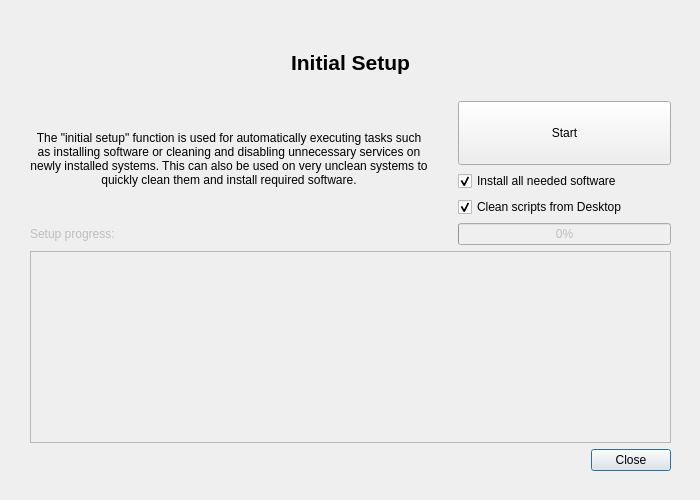
<?xml version="1.0" encoding="UTF-8"?>
<ui version="4.0">
 <class>InitialSetupDialog</class>
 <widget class="QDialog" name="InitialSetupDialog">
  <property name="geometry">
   <rect>
    <x>0</x>
    <y>0</y>
    <width>700</width>
    <height>500</height>
   </rect>
  </property>
  <property name="sizePolicy">
   <sizepolicy hsizetype="Fixed" vsizetype="Fixed">
    <horstretch>0</horstretch>
    <verstretch>0</verstretch>
   </sizepolicy>
  </property>
  <property name="minimumSize">
   <size>
    <width>700</width>
    <height>500</height>
   </size>
  </property>
  <property name="maximumSize">
   <size>
    <width>700</width>
    <height>500</height>
   </size>
  </property>
  <property name="windowTitle">
   <string>Initial Setup</string>
  </property>
  <property name="modal">
   <bool>true</bool>
  </property>
  <widget class="QWidget" name="gridLayoutWidget_2">
   <property name="geometry">
    <rect>
     <x>0</x>
     <y>0</y>
     <width>701</width>
     <height>501</height>
    </rect>
   </property>
   <layout class="QGridLayout" name="gridLayout_3">
    <property name="leftMargin">
     <number>30</number>
    </property>
    <property name="topMargin">
     <number>30</number>
    </property>
    <property name="rightMargin">
     <number>30</number>
    </property>
    <property name="bottomMargin">
     <number>30</number>
    </property>
    <property name="horizontalSpacing">
     <number>30</number>
    </property>
    <item row="4" column="0">
     <widget class="QLabel" name="setup_label">
      <property name="enabled">
       <bool>false</bool>
      </property>
      <property name="text">
       <string>Setup progress:</string>
      </property>
     </widget>
    </item>
    <item row="2" column="1">
     <widget class="QCheckBox" name="install_check_box">
      <property name="toolTip">
       <string>Installs all software specified in the &quot;Software Installer&quot; section</string>
      </property>
      <property name="text">
       <string>Install all needed software</string>
      </property>
      <property name="checked">
       <bool>true</bool>
      </property>
     </widget>
    </item>
    <item row="4" column="1">
     <widget class="QProgressBar" name="progress_bar">
      <property name="enabled">
       <bool>false</bool>
      </property>
      <property name="value">
       <number>0</number>
      </property>
     </widget>
    </item>
    <item row="6" column="0" colspan="2">
     <widget class="QDialogButtonBox" name="button_box">
      <property name="autoFillBackground">
       <bool>false</bool>
      </property>
      <property name="orientation">
       <enum>Qt::Horizontal</enum>
      </property>
      <property name="standardButtons">
       <set>QDialogButtonBox::Close</set>
      </property>
     </widget>
    </item>
    <item row="1" column="1">
     <widget class="QPushButton" name="start_button">
      <property name="sizePolicy">
       <sizepolicy hsizetype="Preferred" vsizetype="Preferred">
        <horstretch>0</horstretch>
        <verstretch>0</verstretch>
       </sizepolicy>
      </property>
      <property name="text">
       <string>Start</string>
      </property>
      <property name="icon">
       <iconset resource="resources.qrc">
        <normaloff>:/data/icons/go.png</normaloff>:/data/icons/go.png</iconset>
      </property>
     </widget>
    </item>
    <item row="5" column="0" colspan="2">
     <widget class="QTextBrowser" name="setup_log">
      <property name="enabled">
       <bool>false</bool>
      </property>
     </widget>
    </item>
    <item row="0" column="0" colspan="2">
     <widget class="QLabel" name="title_label">
      <property name="sizePolicy">
       <sizepolicy hsizetype="Preferred" vsizetype="Preferred">
        <horstretch>0</horstretch>
        <verstretch>1</verstretch>
       </sizepolicy>
      </property>
      <property name="font">
       <font>
        <pointsize>16</pointsize>
        <weight>75</weight>
        <bold>true</bold>
       </font>
      </property>
      <property name="text">
       <string>Initial Setup</string>
      </property>
      <property name="alignment">
       <set>Qt::AlignCenter</set>
      </property>
     </widget>
    </item>
    <item row="3" column="1">
     <widget class="QCheckBox" name="bat_check_box">
      <property name="toolTip">
       <string>Delete all .bat and .cmd scripts from the user's Desktop</string>
      </property>
      <property name="text">
       <string>Clean scripts from Desktop</string>
      </property>
      <property name="checked">
       <bool>true</bool>
      </property>
     </widget>
    </item>
    <item row="1" column="0" rowspan="3">
     <widget class="QLabel" name="description_label">
      <property name="sizePolicy">
       <sizepolicy hsizetype="Minimum" vsizetype="Minimum">
        <horstretch>0</horstretch>
        <verstretch>1</verstretch>
       </sizepolicy>
      </property>
      <property name="minimumSize">
       <size>
        <width>0</width>
        <height>0</height>
       </size>
      </property>
      <property name="maximumSize">
       <size>
        <width>400</width>
        <height>100</height>
       </size>
      </property>
      <property name="text">
       <string>The &quot;initial setup&quot; function is used for automatically executing tasks such as installing software or cleaning and disabling unnecessary services on newly installed systems. This can also be used on very unclean systems to quickly clean them and install required software.</string>
      </property>
      <property name="alignment">
       <set>Qt::AlignCenter</set>
      </property>
      <property name="wordWrap">
       <bool>true</bool>
      </property>
     </widget>
    </item>
   </layout>
  </widget>
 </widget>
 <resources>
  <include location="resources.qrc"/>
 </resources>
 <connections>
  <connection>
   <sender>button_box</sender>
   <signal>accepted()</signal>
   <receiver>InitialSetupDialog</receiver>
   <slot>accept()</slot>
   <hints>
    <hint type="sourcelabel">
     <x>530</x>
     <y>470</y>
    </hint>
    <hint type="destinationlabel">
     <x>157</x>
     <y>274</y>
    </hint>
   </hints>
  </connection>
  <connection>
   <sender>button_box</sender>
   <signal>rejected()</signal>
   <receiver>InitialSetupDialog</receiver>
   <slot>reject()</slot>
   <hints>
    <hint type="sourcelabel">
     <x>596</x>
     <y>470</y>
    </hint>
    <hint type="destinationlabel">
     <x>286</x>
     <y>274</y>
    </hint>
   </hints>
  </connection>
  <connection>
   <sender>start_button</sender>
   <signal>clicked()</signal>
   <receiver>InitialSetupDialog</receiver>
   <slot>initial_setup()</slot>
   <hints>
    <hint type="sourcelabel">
     <x>617</x>
     <y>127</y>
    </hint>
    <hint type="destinationlabel">
     <x>688</x>
     <y>151</y>
    </hint>
   </hints>
  </connection>
 </connections>
 <slots>
  <slot>initial_setup()</slot>
 </slots>
</ui>
